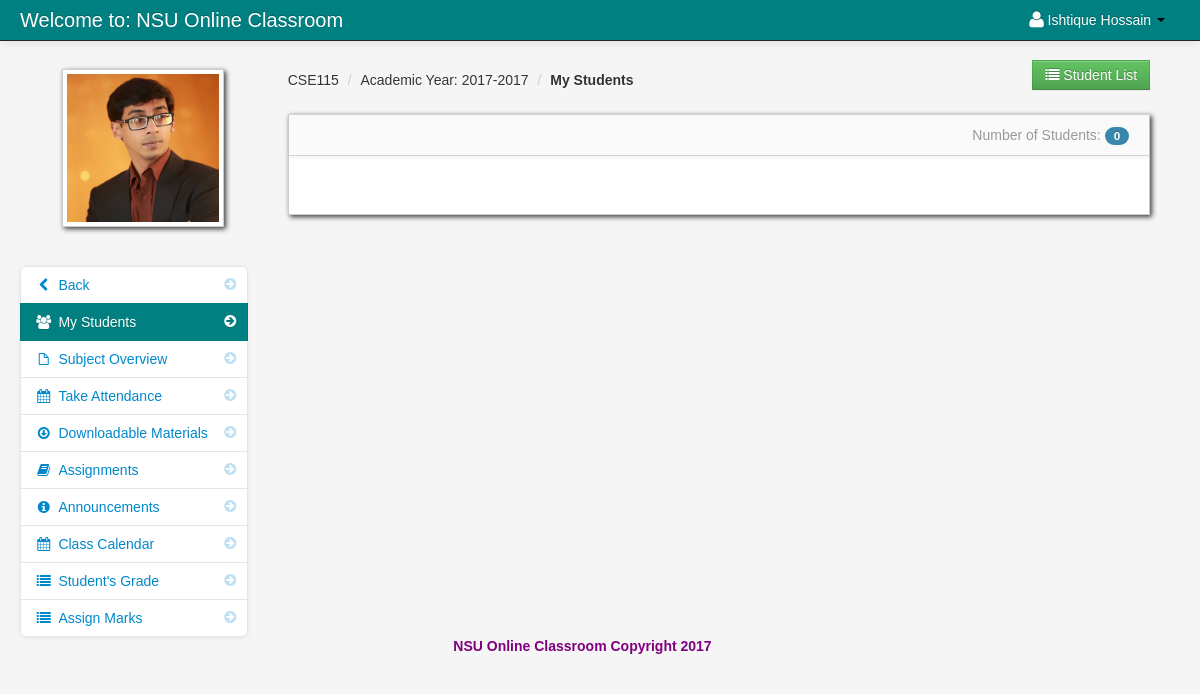
The page /my_students.php?id=187 (signed in) on the database its author committed.
### tables this page shows
CREATE TABLE `teacher` (
  `teacher_id` int(11) NOT NULL,
  `username` varchar(100) NOT NULL,
  `password` varchar(200) NOT NULL,
  `firstname` varchar(100) NOT NULL,
  `lastname` varchar(100) NOT NULL,
  `department_id` int(11) NOT NULL,
  `location` varchar(200) NOT NULL,
  `about` varchar(500) NOT NULL,
  `teacher_status` varchar(20) NOT NULL,
  `teacher_stat` varchar(100) NOT NULL
);

CREATE TABLE `teacher_class` (
  `teacher_class_id` int(11) NOT NULL,
  `teacher_id` int(11) NOT NULL,
  `class_id` int(11) NOT NULL,
  `semester` varchar(100) NOT NULL,
  `thumbnails` varchar(100) NOT NULL,
  `school_year` varchar(100) NOT NULL,
  `class_title` varchar(100) NOT NULL,
  `description` longtext NOT NULL,
  `Credit` int(11) NOT NULL,
  `Pre_req` varchar(100) NOT NULL
);

CREATE TABLE `class` (
  `class_id` int(11) NOT NULL,
  `class_name` varchar(100) NOT NULL
);

### session.php (called while the page is built, shortened)
<?php
$session_id=$_SESSION['id'];
?>

### navbar_teacher.php (the view, shortened to what this page needs)
	<div class="navbar navbar-fixed-top navbar-inverse">
           <div class="navbar-inner">
               <div class="container-fluid">
                   <a class="brand" href="#">Welcome to: NSU Online Classroom</a>
							<div class="nav-collapse collapse">
								<ul class="nav pull-right">
												<?php $query= mysql_query("select * from teacher where teacher_id = '$session_id'")or die(mysql_error());
														$row = mysql_fetch_array($query);
												?>
												<li class="dropdown">
													<a href="#" role="button" class="dropdown-toggle" data-toggle="dropdown"> <i class="icon-user icon-large"></i><?php echo $row['firstname']." ".$row['lastname'];  ?> <i class="caret"></i></a>
												</li>
								</ul>
							</div>
               </div>
           </div>
</div>

### class_sidebar.php
<div class="span3" id="sidebar">
	<img id="avatar" src="admin/<?php echo $row['location']; ?>" class="img-polaroid">
			<ul class="nav nav-list bs-docs-sidenav nav-collapse collapse">
				<li class=""><a href="dasboard_teacher.php"><i class="icon-chevron-right"></i><i class="icon-chevron-left"></i>&nbsp;Back</a></li>
				<li class="active"><a href="my_students.php<?php echo '?id='.$get_id; ?>"><i class="icon-chevron-right"></i><i class="icon-group"></i>&nbsp;My Students</a></li>
				<li class=""><a href="subject_overview.php<?php echo '?id='.$get_id; ?>"><i class="icon-chevron-right"></i><i class="icon-file"></i>&nbsp;Subject Overview</a></li>
				<li class=""><a href="take_attendance.php<?php echo '?id='.$get_id; ?>"><i class="icon-chevron-right"></i><i class="icon-calendar"></i>&nbsp;Take Attendance</a></li>
				<li class=""><a href="downloadable.php<?php echo '?id='.$get_id; ?>"><i class="icon-chevron-right"></i><i class="icon-download"></i>&nbsp;Downloadable Materials</a></li>
				<li class=""><a href="assignment.php<?php echo '?id='.$get_id; ?>"><i class="icon-chevron-right"></i><i class="icon-book"></i>&nbsp;Assignments</a></li>
				<li class=""><a href="announcements.php<?php echo '?id='.$get_id; ?>"><i class="icon-chevron-right"></i><i class="icon-info-sign"></i>&nbsp;Announcements</a></li>
				<li class=""><a href="class_calendar.php<?php echo '?id='.$get_id; ?>"><i class="icon-chevron-right"></i><i class="icon-calendar"></i>&nbsp;Class Calendar</a></li>
				<li class=""><a href="teacher_students_grade.php<?php echo '?id='.$get_id; ?>"><i class="icon-chevron-right"></i><i class="icon-list"></i>&nbsp;Student's Grade</a></li>
				<li class=""><a href="create_marks_poll.php<?php echo '?id='.$get_id; ?>"><i class="icon-chevron-right"></i><i class="icon-list"></i>&nbsp;Assign Marks</a></li>
			</ul>
</div>

### my_students_breadcrums.php
<?php $class_query = mysql_query("select * from teacher_class
LEFT JOIN class ON class.class_id = teacher_class.class_id
where teacher_class_id = '$get_id'")or die(mysql_error());
$class_row = mysql_fetch_array($class_query);
?>
<ul class="breadcrumb">
	<li><a href="#"><?php echo $class_row['class_name']; ?></a> <span class="divider">/</span></li>
	<li><a href="#">Academic Year: <?php echo $class_row['school_year']; ?></a> <span class="divider">/</span></li>
	<li><a href="#"><b>My Students</b></a></li>
</ul>

### admin/assets/styles.css (style rules this page uses)
body { padding-top: 60px; padding-bottom: 40px; background-color: #f5f5f5; }
.breadcrumb { margin: 0 0 0px; padding: 10px 0px; background-color: transparent; }
.bs-docs-sidenav { max-width: 228px; margin: 30px 0 0; padding: 0; background-color: #fff; -webkit-border-radius: 6px; -moz-border-radius: 6px; border-radius: 6px; -webkit-box-shadow: 0 1px 4px rgba(0,0,0,.065); -moz-box-shadow: 0 1px 4px rgba(0,0,0,.065); box-shadow: 0 1px 4px rgba(0,0,0,.065); }
.bs-docs-sidenav > li > a { display: block; width: 190px \9; margin: 0 0 -1px; padding: 8px 14px; border: 1px solid #e5e5e5; }
.bs-docs-sidenav > li:first-child > a { -webkit-border-radius: 6px 6px 0 0; -moz-border-radius: 6px 6px 0 0; border-radius: 6px 6px 0 0; }
.bs-docs-sidenav > li:last-child > a { -webkit-border-radius: 0 0 6px 6px; -moz-border-radius: 0 0 6px 6px; border-radius: 0 0 6px 6px; }
.bs-docs-sidenav > .active > a { position: relative; z-index: 2; padding: 9px 15px; border: 0; text-shadow: 0 1px 0 rgba(0,0,0,.15); -webkit-box-shadow: inset 1px 0 0 rgba(0,0,0,.1), inset -1px 0 0 rgba(0,0,0,.1); -moz-box-shadow: inset 1px 0 0 rgba(0,0,0,.1), inset -1px 0 0 rgba(0,0,0,.1); box-shadow: inset 1px 0 0 rgba(0,0,0,.1), inset -1px 0 0 rgba(0,0,0,.1); }
.bs-docs-sidenav .icon-chevron-right { float: right; margin-top: 2px; margin-right: -6px; opacity: .25; }
.bs-docs-sidenav .active .icon-chevron-right, .bs-docs-sidenav .active a:hover .icon-chevron-right { opacity: 1; }

### rows shown on the page
teacher: firstname "Ishtique", lastname "Hossain", location (picture)
teacher_class: class.class_name "CSE115", school_year "2017-2017"

### other values the page prints
$count_my_student "0"
